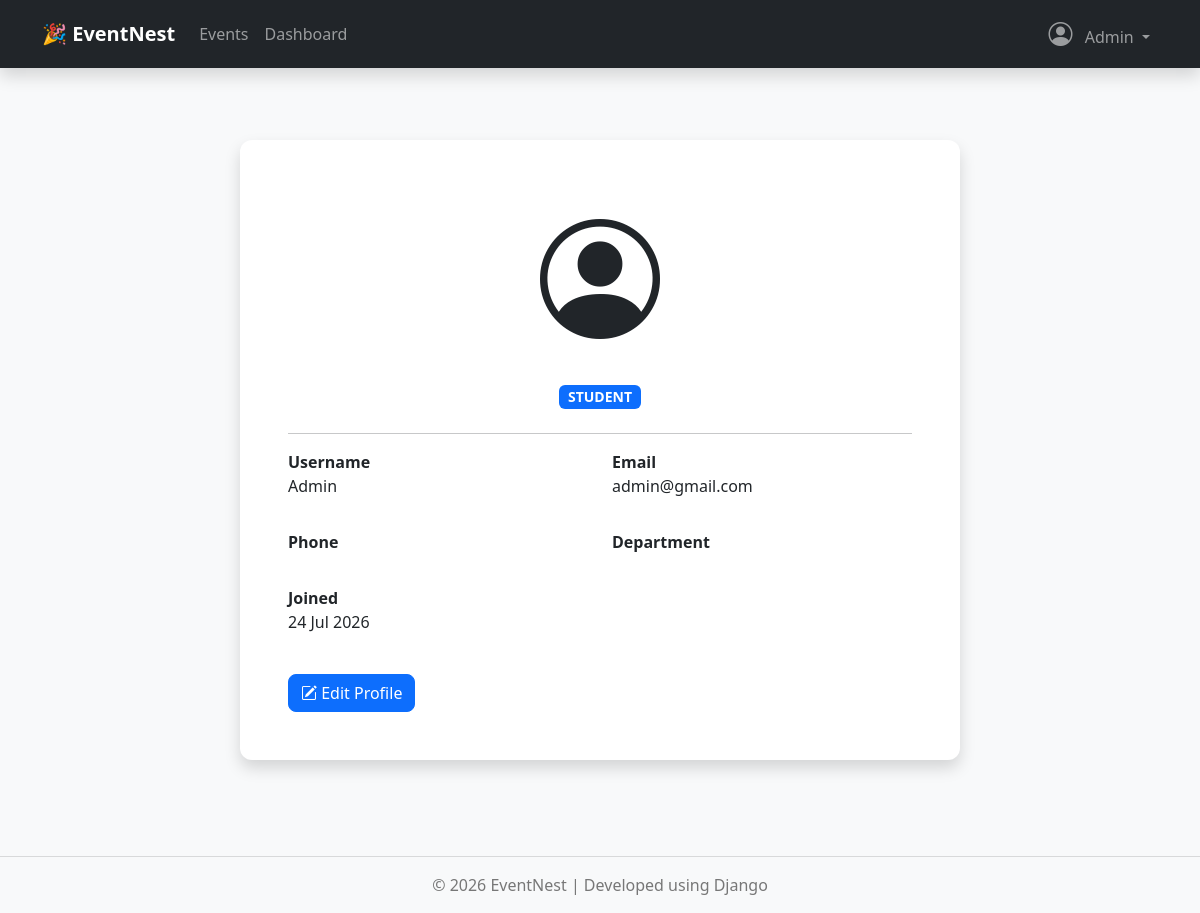
The page /accounts/profile/ (signed in) on the database its author committed.
### accounts/models.py (models this page shows, shortened)
class User(AbstractUser):
    ROLE_CHOICES = [
        ('ADMIN', 'Admin'),
        ('FACULTY', 'Faculty'),
        ('STUDENT', 'Student'),
    ]
    phone = models.CharField(max_length=15, blank=True)
    department = models.CharField(max_length=100, blank=True)
    role = models.CharField(
        max_length=20,
        choices=ROLE_CHOICES,
        default='STUDENT'
    )
    profile_image = models.ImageField(
        upload_to='profile_images/',
        blank=True,
        null=True
    )
    created_at = models.DateTimeField(auto_now_add=True)
    updated_at = models.DateTimeField(auto_now=True)

### accounts/views.py (the view)
@login_required
def profile(request):
    return render(
        request,
        "accounts/profile.html",
        {
            "user": request.user
        }
    )

### templates/accounts/profile.html (shortened to what this page needs)
{% extends "base.html" %}
{% block content %}
<div class="container py-5">
    <div class="row justify-content-center">
        <div class="col-lg-8">
            <div class="card shadow border-0">
                <div class="card-body p-5">
                    <div class="text-center mb-4">
                        {% if user.profile_image %}
                        <img src="{{ user.profile_image.url }}"
                             class="rounded-circle shadow"
                             width="150"
                             height="150"
                             style="object-fit:cover;">
                        {% else %}
                        <i class="bi bi-person-circle"
                           style="font-size:120px;"></i>
                        {% endif %}
                        <span class="badge bg-primary">
                            {{ user.role }}
                        </span>
                    </div>
                    <hr>
                    <div class="row">
                        <div class="col-md-6 mb-3">
                            <strong>Username</strong>
                            <p>{{ user.username }}</p>
                        </div>
                        <div class="col-md-6 mb-3">
                            <strong>Email</strong>
                            <p>{{ user.email }}</p>
                        </div>
                        <div class="col-md-6 mb-3">
                            <strong>Phone</strong>
                        </div>
                        <div class="col-md-6 mb-3">
                            <strong>Department</strong>
                        </div>
                        <div class="col-md-6">
                            <strong>Joined</strong>
                            <p>{{ user.date_joined|date:"d M Y" }}</p>
                        </div>
                    </div>
                    <div class="mt-4">
                        <a href="{% url 'edit_profile' %}"
                           class="btn btn-primary">
                            <i class="bi bi-pencil-square"></i>
                            Edit Profile
                        </a>
                    </div>
                </div>
            </div>
        </div>
    </div>
</div>
{% endblock %}

### templates/base.html (shortened to what this page needs)
<!DOCTYPE html>
<html lang="en">
<link rel="stylesheet"
href="https://cdn.jsdelivr.net/npm/bootstrap-icons@1.11.3/font/bootstrap-icons.min.css">
<head>
    {% load static %}
    <link href="https://cdn.jsdelivr.net/npm/bootstrap@5.3.7/dist/css/bootstrap.min.css" rel="stylesheet">
    <link rel="stylesheet" href="{% static 'css/style.css' %}">
</head>
<body>
<nav class="navbar navbar-expand-lg navbar-dark bg-dark shadow">
    <div class="container">
        <a class="navbar-brand fw-bold"
           href="{% url 'home' %}">
            🎉 EventNest
        </a>
        <div class="collapse navbar-collapse"
             id="navbar">
            <ul class="navbar-nav me-auto">
                <li class="nav-item">
                    <a class="nav-link"
                       href="{% url 'event_list' %}">
                        Events
                    </a>
                </li>
                {% if user.is_authenticated %}
                <li class="nav-item">
                    <a class="nav-link"
                       href="{% url 'dashboard' %}">
                        Dashboard
                    </a>
                </li>
                {% endif %}
            </ul>
            <ul class="navbar-nav">
                {% if user.is_authenticated %}
                <li class="nav-item dropdown">
                    <a class="nav-link dropdown-toggle"
                       href="#"
                       data-bs-toggle="dropdown">
                        {% if user.profile_image %}
                        <img src="{{ user.profile_image.url }}"
                             width="35"
                             height="35"
                             class="rounded-circle me-2"
                             style="object-fit:cover;">
                        {% else %}
                        <i class="bi bi-person-circle fs-4 me-2"></i>
                        {% endif %}
                        {{ user.username }}
                    </a>
                </li>
                {% endif %}
            </ul>
        </div>
    </div>
</nav>
<div class="container mt-4">
    {% block content %}
    {% endblock %}
</div>
<footer class="text-center mt-5 mb-3">
    <hr>
    <p>© 2026 EventNest | Developed using Django</p>
</footer>
</body>
</html>

### static/css/style.css (style rules this page uses)
body { background:#f8f9fa; }
.card { border:none; border-radius:12px; }
.btn { border-radius:8px; }
footer { color:#777; }
.badge { font-size:14px; }

### rows shown on the page
User: username "Admin", role "STUDENT", email "admin@gmail.com", date_joined "24 Jul 2026"
